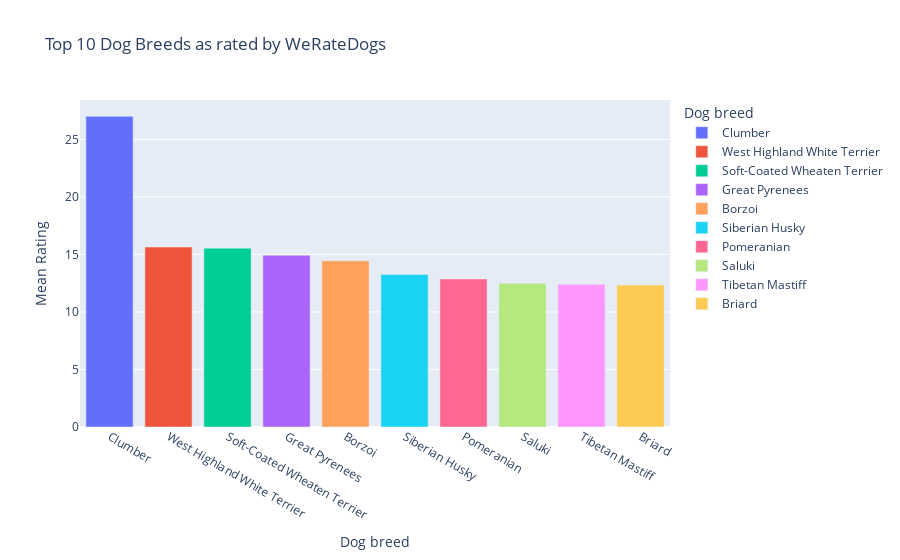

Notebook code for this chart:
### Markdown cell above
> * I will have to reset the index to visualize my dataframe.

### Code cell
fig = px.bar(df_ratings.head(10), x='dog_breed', y='mean', color='dog_breed', title='Top 10 Dog Breeds as rated by <a href="twitter.com/dog_rates">WeRateDogs</a>', labels={'mean': 'Mean Rating', 'dog_breed': 'Dog breed'})
fig.show()

### Figure 1 — Plotly figure (JSON) as saved in the notebook; plotly's stock layout.template omitted (floating-point values rounded to 4 significant figures)
{"data": [{"alignmentgroup": "True", "hovertemplate": "Dog breed=%{x}<br>Mean Rating=%{y}<extra></extra>", "legendgroup": "Clumber", "marker": {"color": "#636efa", "pattern": {"shape": ""}}, "name": "Clumber", "offsetgroup": "Clumber", "orientation": "v", "showlegend": true, "textposition": "auto", "type": "bar", "x": ["Clumber"], "xaxis": "x", "y": [27], "yaxis": "y"}, {"alignmentgroup": "True", "hovertemplate": "Dog breed=%{x}<br>Mean Rating=%{y}<extra></extra>", "legendgroup": "West Highland White Terrier", "marker": {"color": "#EF553B", "pattern": {"shape": ""}}, "name": "West Highland White Terrier", "offsetgroup": "West Highland White Terrier", "orientation": "v", "showlegend": true, "textposition": "auto", "type": "bar", "x": ["West Highland White Terrier"], "xaxis": "x", "y": [15.64], "yaxis": "y"}, {"alignmentgroup": "True", "hovertemplate": "Dog breed=%{x}<br>Mean Rating=%{y}<extra></extra>", "legendgroup": "Soft-Coated Wheaten Terrier", "marker": {"color": "#00cc96", "pattern": {"shape": ""}}, "name": "Soft-Coated Wheaten Terrier", "offsetgroup": "Soft-Coated Wheaten Terrier", "orientation": "v", "showlegend": true, "textposition": "auto", "type": "bar", "x": ["Soft-Coated Wheaten Terrier"], "xaxis": "x", "y": [15.55], "yaxis": "y"}, {"alignmentgroup": "True", "hovertemplate": "Dog breed=%{x}<br>Mean Rating=%{y}<extra></extra>", "legendgroup": "Great Pyrenees", "marker": {"color": "#ab63fa", "pattern": {"shape": ""}}, "name": "Great Pyrenees", "offsetgroup": "Great Pyrenees", "orientation": "v", "showlegend": true, "textposition": "auto", "type": "bar", "x": ["Great Pyrenees"], "xaxis": "x", "y": [14.93], "yaxis": "y"}, {"alignmentgroup": "True", "hovertemplate": "Dog breed=%{x}<br>Mean Rating=%{y}<extra></extra>", "legendgroup": "Borzoi", "marker": {"color": "#FFA15A", "pattern": {"shape": ""}}, "name": "Borzoi", "offsetgroup": "Borzoi", "orientation": "v", "showlegend": true, "textposition": "auto", "type": "bar", "x": ["Borzoi"], "xaxis": "x", "y": [14.44], "yaxis": "y"}, {"alignmentgroup": "True", "hovertemplate": "Dog breed=%{x}<br>Mean Rating=%{y}<extra></extra>", "legendgroup": "Siberian Husky", "marker": {"color": "#19d3f3", "pattern": {"shape": ""}}, "name": "Siberian Husky", "offsetgroup": "Siberian Husky", "orientation": "v", "showlegend": true, "textposition": "auto", "type": "bar", "x": ["Siberian Husky"], "xaxis": "x", "y": [13.25], "yaxis": "y"}, {"alignmentgroup": "True", "hovertemplate": "Dog breed=%{x}<br>Mean Rating=%{y}<extra></extra>", "legendgroup": "Pomeranian", "marker": {"color": "#FF6692", "pattern": {"shape": ""}}, "name": "Pomeranian", "offsetgroup": "Pomeranian", "orientation": "v", "showlegend": true, "textposition": "auto", "type": "bar", "x": ["Pomeranian"], "xaxis": "x", "y": [12.87], "yaxis": "y"}, {"alignmentgroup": "True", "hovertemplate": "Dog breed=%{x}<br>Mean Rating=%{y}<extra></extra>", "legendgroup": "Saluki", "marker": {"color": "#B6E880", "pattern": {"shape": ""}}, "name": "Saluki", "offsetgroup": "Saluki", "orientation": "v", "showlegend": true, "textposition": "auto", "type": "bar", "x": ["Saluki"], "xaxis": "x", "y": [12.5], "yaxis": "y"}, {"alignmentgroup": "True", "hovertemplate": "Dog breed=%{x}<br>Mean Rating=%{y}<extra></extra>", "legendgroup": "Tibetan Mastiff", "marker": {"color": "#FF97FF", "pattern": {"shape": ""}}, "name": "Tibetan Mastiff", "offsetgroup": "Tibetan Mastiff", "orientation": "v", "showlegend": true, "textposition": "auto", "type": "bar", "x": ["Tibetan Mastiff"], "xaxis": "x", "y": [12.4], "yaxis": "y"}, {"alignmentgroup": "True", "hovertemplate": "Dog breed=%{x}<br>Mean Rating=%{y}<extra></extra>", "legendgroup": "Briard", "marker": {"color": "#FECB52", "pattern": {"shape": ""}}, "name": "Briard", "offsetgroup": "Briard", "orientation": "v", "showlegend": true, "textposition": "auto", "type": "bar", "x": ["Briard"], "xaxis": "x", "y": [12.33], "yaxis": "y"}], "layout": {"barmode": "relative", "legend": {"title": {"text": "Dog breed"}, "tracegroupgap": 0}, "title": {"text": "Top 10 Dog Breeds as rated by <a href=\"twitter.com/dog_rates\">WeRateDogs</a>"}, "xaxis": {"anchor": "y", "categoryarray": ["Clumber", "West Highland White Terrier", "Soft-Coated Wheaten Terrier", "Great Pyrenees", "Borzoi", "Siberian Husky", "Pomeranian", "Saluki", "Tibetan Mastiff", "Briard"], "categoryorder": "array", "domain": [0, 1], "title": {"text": "Dog breed"}}, "yaxis": {"anchor": "x", "domain": [0, 1], "title": {"text": "Mean Rating"}}}}
